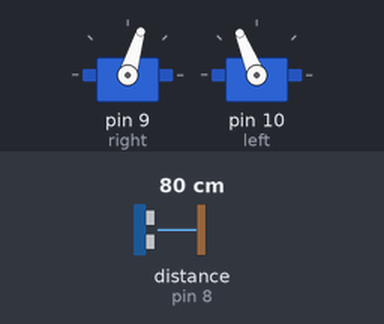
The sketch below on a simulated Arduino Uno, built with avr-gcc and run on an emulated ATmega328P. Parts: 2 × servo. The inputs (shaded band) are chosen by the test bench; at power-on: distance to the obstacle (sensor on pin 8) 80 cm. The echo pulse lasts 58.3 µs per cm.

Above: at 1.2 s.
1.3 s: distance to the obstacle (sensor on pin 8) set to 12 cm
2.8 s: distance to the obstacle (sensor on pin 8) set to 9 cm
At 3.8 s:
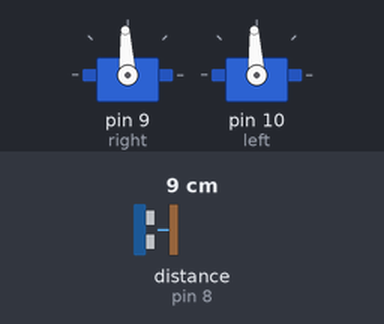
4.3 s: distance to the obstacle (sensor on pin 8) set to 18 cm
At 5.5 s:
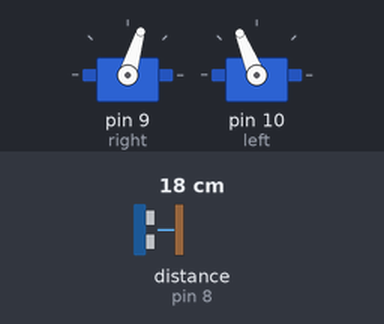
5.8 s: distance to the obstacle (sensor on pin 8) set to 2 cm
At 6.9 s:
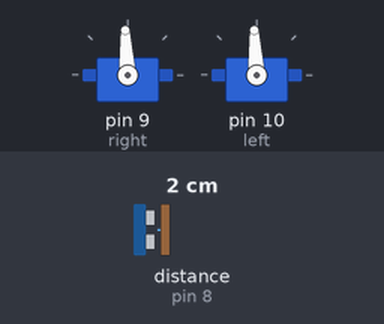
Timing chart, 0 to 8.3 s (numbered marks = the images above; inputs shaded):
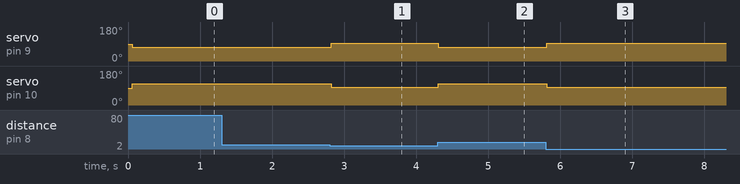

The sketch:

User_Program4_1.ino
```cpp
/*Software 1073 Arduino BoeBots
User Program
Method stubs are pre-made. add your own code to complete the challenge!

Program Task: Have the robot drive forward until the ultrasonic sees a wall
Feel free to view the example program within the same folder if you need help!
*/

#include <Servo.h>
#include <NewPing.h>

#define ECHO_PIN = 8;
#define TRIGGER_PIN = 12;
#define MAX_DISTANCE = 200;

NewPing ultrasonic(12, 8 , 200);

Servo right;
Servo left;

int getDistance()
{
  delay(50);
  unsigned int uS = ultrasonic.ping();
  unsigned int cmDist = uS / US_ROUNDTRIP_CM;
  return cmDist;
}

void drive()
{
  if(getDistance() > 10)
  {
    right.writeMicroseconds(1300);
    left.writeMicroseconds(1700);
  }
  else
  {
   right.writeMicroseconds(1500);
   left.writeMicroseconds(1500);
  }
}

void setup()
{
  right.attach(9);
  left.attach(10);

  //your code goes here
}

void loop()
{
  drive();
  //also here
}
```

Measured:
- the behaviour switches between 11 and 10 cm on distance to the obstacle (sensor on pin 8) (found by bisection; images 0 and 1)
- after the input at 1.3 s, every drawn part: stays the same
- after the input at 2.8 s, servo on pin 9 (right): 73° → 93° at once; servo on pin 10 (left): 112° → 93° at once
- after the input at 4.3 s, servo on pin 9 (right): 93° → 73° at once; servo on pin 10 (left): 93° → 112° at once
- after the input at 5.8 s, servo on pin 9 (right): 73° → 93° at once; servo on pin 10 (left): 112° → 93° at once
